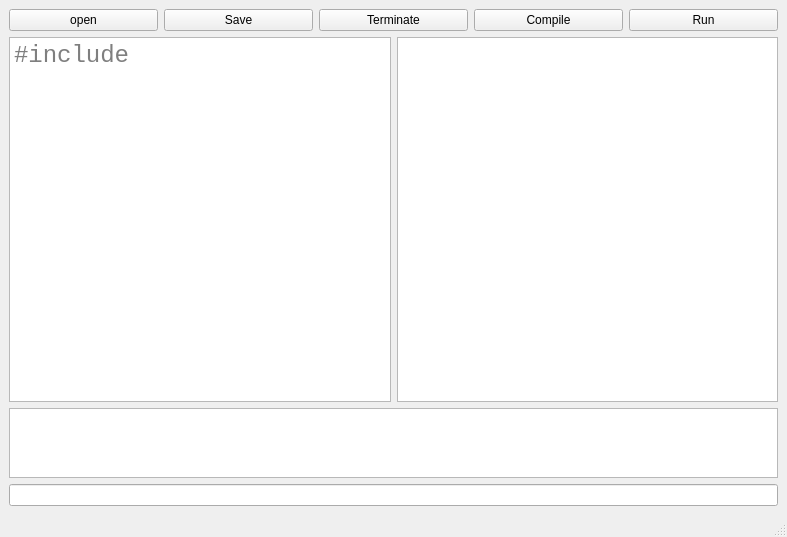
<?xml version="1.0" encoding="UTF-8"?>
<ui version="4.0">
 <class>MainWindow</class>
 <widget class="QMainWindow" name="MainWindow">
  <property name="geometry">
   <rect>
    <x>0</x>
    <y>0</y>
    <width>787</width>
    <height>537</height>
   </rect>
  </property>
  <property name="windowTitle">
   <string>MainWindow</string>
  </property>
  <widget class="QWidget" name="centralwidget">
   <layout class="QVBoxLayout" name="verticalLayout_3">
    <item>
     <layout class="QVBoxLayout" name="verticalLayout_2" stretch="0,5,1">
      <item>
       <layout class="QHBoxLayout" name="horizontalLayout_2">
        <item>
         <widget class="QPushButton" name="openButton">
          <property name="text">
           <string>open</string>
          </property>
         </widget>
        </item>
        <item>
         <widget class="QPushButton" name="pushButton">
          <property name="text">
           <string>Save</string>
          </property>
         </widget>
        </item>
        <item>
         <widget class="QPushButton" name="tButton">
          <property name="text">
           <string>Terminate</string>
          </property>
         </widget>
        </item>
        <item>
         <widget class="QPushButton" name="cButton">
          <property name="text">
           <string>Compile</string>
          </property>
         </widget>
        </item>
        <item>
         <widget class="QPushButton" name="runButton">
          <property name="text">
           <string>Run</string>
          </property>
         </widget>
        </item>
       </layout>
      </item>
      <item>
       <layout class="QHBoxLayout" name="horizontalLayout">
        <item>
         <widget class="QTextEdit" name="srcEdit">
          <property name="font">
           <font>
            <family>Monospace</family>
            <pointsize>18</pointsize>
           </font>
          </property>
          <property name="autoFillBackground">
           <bool>false</bool>
          </property>
          <property name="tabChangesFocus">
           <bool>false</bool>
          </property>
          <property name="html">
           <string>&lt;!DOCTYPE HTML PUBLIC &quot;-//W3C//DTD HTML 4.0//EN&quot; &quot;http://www.w3.org/TR/REC-html40/strict.dtd&quot;&gt;
&lt;html&gt;&lt;head&gt;&lt;meta name=&quot;qrichtext&quot; content=&quot;1&quot; /&gt;&lt;meta charset=&quot;utf-8&quot; /&gt;&lt;style type=&quot;text/css&quot;&gt;
p, li { white-space: pre-wrap; }
hr { height: 1px; border-width: 0; }
li.unchecked::marker { content: &quot;\2610&quot;; }
li.checked::marker { content: &quot;\2612&quot;; }
&lt;/style&gt;&lt;/head&gt;&lt;body style=&quot; font-family:'Monospace'; font-size:18pt; font-weight:400; font-style:normal;&quot;&gt;
&lt;p style=&quot;-qt-paragraph-type:empty; margin-top:0px; margin-bottom:0px; margin-left:0px; margin-right:0px; -qt-block-indent:0; text-indent:0px;&quot;&gt;&lt;br /&gt;&lt;/p&gt;&lt;/body&gt;&lt;/html&gt;</string>
          </property>
          <property name="tabStopDistance">
           <double>57.666666999999997</double>
          </property>
          <property name="placeholderText">
           <string>#include &lt;iostream&gt;</string>
          </property>
         </widget>
        </item>
        <item>
         <widget class="QTextBrowser" name="asmBrowser"/>
        </item>
       </layout>
      </item>
      <item>
       <layout class="QVBoxLayout" name="verticalLayout" stretch="0,0">
        <item>
         <widget class="QTextBrowser" name="stdOut">
          <property name="enabled">
           <bool>true</bool>
          </property>
         </widget>
        </item>
        <item>
         <widget class="QLineEdit" name="stdIn"/>
        </item>
       </layout>
      </item>
     </layout>
    </item>
   </layout>
  </widget>
  <widget class="QStatusBar" name="statusbar"/>
 </widget>
 <resources/>
 <connections/>
</ui>
